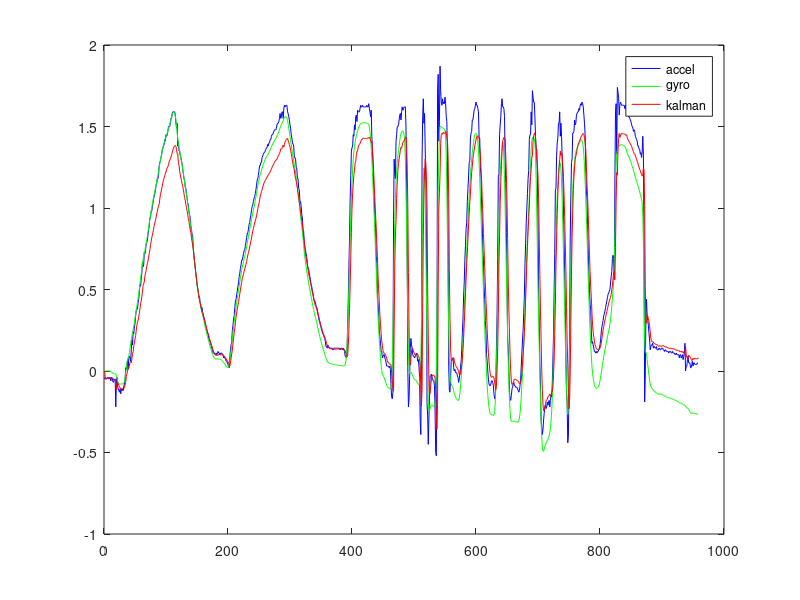

Source code (MATLAB):
data = csvread('./acc_gyro_data.csv');

% CALCULATE ANGLE FROM GYROSCOPE DATA
gyro = zeros(1, size(data,1));
gyro(1) = 0;
gyro_sum = 0;
for i = 2:size(data,1)
    gyro_sum = gyro_sum + (data(i,2) + data(i-1,2))/2;
    gyro(i) = gyro_sum/1130;
end

% KALMAN FILTER IMPLEMENTATION
h = 0.05;

x = [0, 0]';
P = [10, 0;
     0, 10];

F = [1, -h;
     0, 1];
G = [h, (-h*h)/2;
     0, h];
H = eye(2);

b = 0.01;
R = b*eye(2);
Q = eye(2);
 
for i = 1:size(data,1)
    K = (F*P(:,:,i)*H')/(R + H*P(:,:,i)*H');
    %{
    p11 = P(1,1,i);
    p12 = P(1,2,i);
    p21 = P(2,1,i);
    p22 = P(2,2,i);
 
    detK = 1/(b*b + b*p11 + b*p22 + p11*p22 - p12*p21);
    K = [ ((p11 - h*p22)*(b + p22) - p21*(p12 - h*p22))*detK,  (-p12*(p11 - h*p21) + (b + p11)*(p12 - h*p22))*detK  ;
          (p21*(b + p22) - p21*p22)*detK,                      (-p12*p21 + p22*(b + p11))*detK                      ];
    %}
  
    x(:,i+1)  = F*x(:,i) + K*([data(i,1),gyro(i)]'-H*x(:,i));
    %{
    k11 = K(1,1);
    k12 = K(1,2);
    k21 = K(2,1);
    k22 = K(2,2);
    
    x1 = x(1,i);
    x2 = x(2,i);
    y1 = data(i,1);
    y2 = gyro(i);
    x(:,i+1) = [ x1 - h*x2 + k11*(y1-x1) + k12*(y2-x2) ;
                 x2 + k21*(y1-x1) + k22*(y2-x2)        ];
    %}
    
    P(:,:,i+1) = F*P(:,:,i)*F' + G*Q*G' - K*H*P(:,:,i)*F';
    %{
    aa = p11 - h*p21 - h*(p12-h*p22) + h*h + (h*h*h*h)/4 - (k11*p11 + k12*p21 - h*(k11*p12 + k12*p22));
    bb = p12 - h*p22 - (h*h*h)/2 - (k11*p12 + k12*p22);
    cc = p21 - h*p22 - (h*h*h)/2 - (k21*p11 + k22*p21 - h*(k21*p12 + k22*p22));
    dd = p22 + h*h   - (k21*p12 + k22*p22);
    
    P(:,:,i+1) = [aa, bb; cc, dd];    
    %}
end

% SHOW DATA
n = size(data,1);
figure
plot(1:n, data(:,1), 'b')
hold on
plot(1:n, gyro, 'g')
hold on
plot(1:n+1, x(1, :), 'r')
legend('accel','gyro', 'kalman')